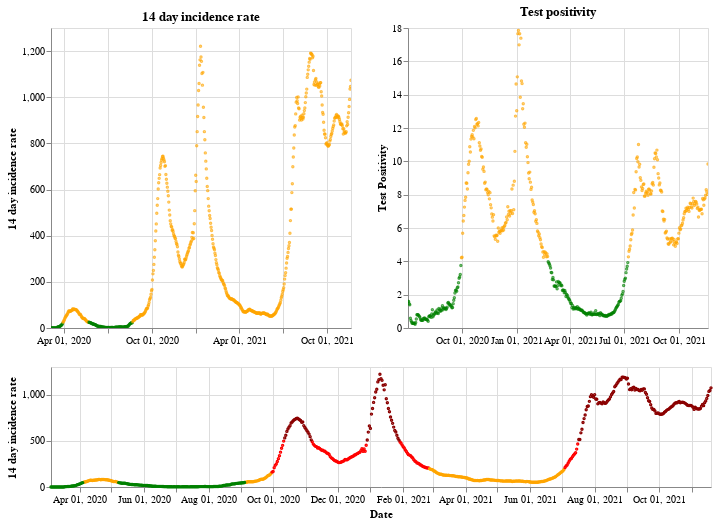

Source (notebook cell):
### Markdown cell above
## Northern Ireland

### Code cell
plot_traffic_light('Northern Ireland')

### Figure 1 — Vega-Lite specification as saved in the notebook (floating-point values rounded to 4 significant figures; data arrays with more than 128 entries replaced by an {"elided": "..."} marker saying what was removed)
{"config": {"view": {"continuousWidth": 400, "continuousHeight": 300}}, "vconcat": [{"hconcat": [{"mark": {"type": "point", "size": 2}, "encoding": {"color": {"condition": {"value": "green", "test": "(datum.twoWeeklyCasesRate <= 25)"}, "value": "orange"}, "tooltip": [{"type": "nominal", "field": "areaName"}, {"type": "temporal", "field": "date"}, {"type": "quantitative", "field": "twoWeeklyCasesRate"}, {"type": "quantitative", "field": "testPositivity"}], "x": {"type": "temporal", "axis": {"title": ""}, "field": "date", "scale": {"domain": {"selection": "DateBrush"}}, "timeUnit": "yearmonthdate"}, "y": {"type": "quantitative", "axis": {"title": "14 day incidence rate"}, "field": "twoWeeklyCasesRate"}}, "title": "14 day incidence rate", "width": 300}, {"mark": {"type": "point", "size": 2}, "encoding": {"color": {"condition": {"value": "green", "test": "(datum.testPositivity <= 4)"}, "value": "orange"}, "tooltip": [{"type": "nominal", "field": "areaName"}, {"type": "temporal", "field": "date"}, {"type": "quantitative", "field": "twoWeeklyCasesRate"}, {"type": "quantitative", "field": "testPositivity"}], "x": {"type": "temporal", "axis": {"title": ""}, "field": "date", "scale": {"domain": {"selection": "DateBrush"}}, "timeUnit": "yearmonthdate"}, "y": {"type": "quantitative", "axis": {"title": "Test Positivity"}, "field": "testPositivity"}}, "title": "Test positivity", "width": 300}]}, {"layer": [{"mark": {"type": "point", "size": 2}, "encoding": {"color": {"condition": {"value": "orange", "test": "(((datum.testPositivity < 4) && (datum.twoWeeklyCasesRate >= 50)) && (datum.twoWeeklyCasesRate < 200))"}, "value": "red"}, "opacity": {"condition": {"value": 1, "test": "((datum.twoWeeklyCasesRate >= 50) && (datum.twoWeeklyCasesRate < 500))"}, "value": 0}, "tooltip": [{"type": "nominal", "field": "areaName"}, {"type": "temporal", "field": "date"}, {"type": "quantitative", "field": "twoWeeklyCasesRate"}, {"type": "quantitative", "field": "testPositivity"}], "x": {"type": "temporal", "axis": {"title": "Date"}, "field": "date", "timeUnit": "yearmonthdate"}, "y": {"type": "quantitative", "axis": {"title": "14 day incidence rate"}, "field": "twoWeeklyCasesRate"}}, "selection": {"DateBrush": {"type": "interval", "encodings": ["x"], "fields": ["Time"]}}}, {"mark": {"type": "point", "size": 2}, "encoding": {"color": {"value": "darkred"}, "opacity": {"condition": {"value": 1, "test": "(datum.twoWeeklyCasesRate >= 500)"}, "value": 0}, "tooltip": [{"type": "nominal", "field": "areaName"}, {"type": "temporal", "field": "date"}, {"type": "quantitative", "field": "twoWeeklyCasesRate"}, {"type": "quantitative", "field": "testPositivity"}], "x": {"type": "temporal", "axis": {"title": "Date"}, "field": "date", "timeUnit": "yearmonthdate"}, "y": {"type": "quantitative", "axis": {"title": "14 day incidence rate"}, "field": "twoWeeklyCasesRate"}}}, {"mark": {"type": "point", "size": 2}, "encoding": {"color": {"condition": {"value": "green", "test": "((datum.testPositivity < 4) && (datum.twoWeeklyCasesRate < 50))"}, "value": "orange"}, "opacity": {"condition": {"value": 1, "test": "(datum.twoWeeklyCasesRate < 50)"}, "value": 0}, "tooltip": [{"type": "nominal", "field": "areaName"}, {"type": "temporal", "field": "date"}, {"type": "quantitative", "field": "twoWeeklyCasesRate"}, {"type": "quantitative", "field": "testPositivity"}], "x": {"type": "temporal", "axis": {"title": "Date"}, "field": "date", "timeUnit": "yearmonthdate"}, "y": {"type": "quantitative", "axis": {"title": "14 day incidence rate"}, "field": "twoWeeklyCasesRate"}}}], "height": 120, "width": 660}], "data": {"name": "data-707d3b1b10c562cc0c4c3c9afb7f2df0"}, "$schema": "https://vega.github.io/schema/vega-lite/v4.8.1.json", "datasets": {"data-707d3b1b10c562cc0c4c3c9afb7f2df0": {"elided": "625 records"}}}
